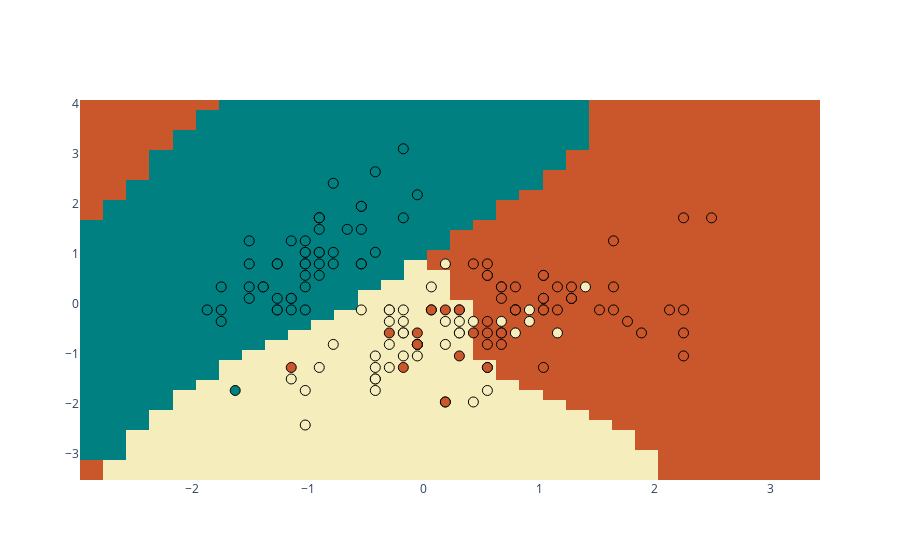

Notebook code cell kept with this figure:
### Code cell
#example boundary
from sklearn.datasets import load_iris
from sklearn.ensemble import RandomForestClassifier
from sklearn.preprocessing import StandardScaler
from sklearn import svm
import numpy as np
h = .2
data = load_iris()
X = data.data[:, :2]
y = data.target
X = StandardScaler().fit_transform(X)
trees = RandomForestClassifier(max_depth=4, 
                               n_estimators=20, 
                               random_state=0)
trees.fit(X, y)


x_min, x_max = X[:, 0].min() - 1, X[:, 0].max() + 1
y_min, y_max = X[:, 1].min() - 1, X[:, 1].max() + 1

xx, yy = np.meshgrid(np.arange(x_min, x_max, h)
                     , np.arange(y_min, y_max, h))
y_ = np.arange(y_min, y_max, h)



svm = svm.SVC()
svm.fit(X,y)

Z = svm.predict(np.c_[xx.ravel(), yy.ravel()])
print(Z.shape)
Z = Z.reshape(xx.shape)
trace1 = go.Heatmap(x=xx[0], y=y_, z=Z,
                  colorscale='geyser',
                  showscale=False)

trace2 = go.Scatter(x=X[:, 0], y=X[:, 1], 
                    mode='markers',
                    showlegend=False,
                    marker=dict(size=10,
                                color=y, 
                                colorscale='geyser',
                                line=dict(color='black', width=1))
                    )
fig = go.Figure()
fig.add_trace(trace1)
fig.add_trace(trace2)

### Figure 1 — Plotly figure (JSON) as saved in the notebook; plotly's stock layout.template omitted (floating-point values rounded to 4 significant figures; data arrays with more than 128 entries replaced by an {"elided": "..."} marker saying what was removed)
{"data": [{"colorscale": [[0, "rgb(0, 128, 128)"], [0.1667, "rgb(112, 164, 148)"], [0.3333, "rgb(180, 200, 168)"], [0.5, "rgb(246, 237, 189)"], [0.6667, "rgb(237, 187, 138)"], [0.8333, "rgb(222, 138, 90)"], [1, "rgb(202, 86, 44)"]], "showscale": false, "type": "heatmap", "x": [-2.87, -2.67, -2.47, -2.27, -2.07, -1.87, -1.67, -1.47, -1.27, -1.07, -0.87, -0.67, -0.47, -0.27, -0.07002, 0.13, 0.33, 0.53, 0.73, 0.93, 1.13, 1.33, 1.53, 1.73, 1.93, 2.13, 2.33, 2.53, 2.73, 2.93, 3.13, 3.33], "y": [-3.434, -3.234, -3.034, -2.834, -2.634, -2.434, -2.234, -2.034, -1.834, -1.634, -1.434, -1.234, -1.034, -0.8339, -0.6339, -0.4339, -0.2339, -0.03395, 0.1661, 0.3661, 0.5661, 0.7661, 0.9661, 1.166, 1.366, 1.566, 1.766, 1.966, 2.166, 2.366, 2.566, 2.766, 2.966, 3.166, 3.366, 3.566, 3.766, 3.966], "z": {"elided": "38x32 int values"}}, {"marker": {"color": {"elided": "150 int values"}, "colorscale": [[0, "rgb(0, 128, 128)"], [0.1667, "rgb(112, 164, 148)"], [0.3333, "rgb(180, 200, 168)"], [0.5, "rgb(246, 237, 189)"], [0.6667, "rgb(237, 187, 138)"], [0.8333, "rgb(222, 138, 90)"], [1, "rgb(202, 86, 44)"]], "line": {"color": "black", "width": 1}, "size": 10}, "mode": "markers", "showlegend": false, "type": "scatter", "x": {"elided": "150 float values"}, "y": {"elided": "150 float values"}}], "layout": {}}
